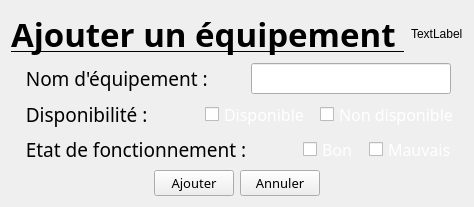
      <widget class="QWidget" name="ajout_equipement">
       <layout class="QHBoxLayout" name="horizontalLayout_48">
        <item>
         <layout class="QGridLayout" name="gridLayout_6">
          <item row="4" column="0">
           <layout class="QHBoxLayout" name="horizontalLayout_43">
            <item>
             <widget class="QLabel" name="label_34">
              <property name="font">
               <font>
                <family>Quicksand SemiBold</family>
                <pointsize>14</pointsize>
               </font>
              </property>
              <property name="text">
               <string>   Etat de fonctionnement : </string>
              </property>
             </widget>
            </item>
            <item alignment="Qt::AlignRight|Qt::AlignVCenter">
             <widget class="QCheckBox" name="checkBox_bon">
              <property name="minimumSize">
               <size>
                <width>0</width>
                <height>25</height>
               </size>
              </property>
              <property name="font">
               <font>
                <family>Quicksand SemiBold</family>
                <pointsize>12</pointsize>
               </font>
              </property>
              <property name="styleSheet">
               <string notr="true">color :rgb(255, 255, 255)</string>
              </property>
              <property name="text">
               <string>Bon</string>
              </property>
             </widget>
            </item>
            <item alignment="Qt::AlignHCenter|Qt::AlignVCenter">
             <widget class="QCheckBox" name="checkBox_mauvais">
              <property name="minimumSize">
               <size>
                <width>0</width>
                <height>25</height>
               </size>
              </property>
              <property name="font">
               <font>
                <family>Quicksand SemiBold</family>
                <pointsize>12</pointsize>
               </font>
              </property>
              <property name="styleSheet">
               <string notr="true">color :rgb(255, 255, 255)</string>
              </property>
              <property name="text">
               <string>Mauvais</string>
              </property>
             </widget>
            </item>
           </layout>
          </item>
          <item row="2" column="0">
           <layout class="QHBoxLayout" name="horizontalLayout_44">
            <item alignment="Qt::AlignVCenter">
             <widget class="QLabel" name="label_35">
              <property name="font">
               <font>
                <family>Quicksand SemiBold</family>
                <pointsize>14</pointsize>
               </font>
              </property>
              <property name="text">
               <string>   Disponibilité :</string>
              </property>
             </widget>
            </item>
            <item alignment="Qt::AlignRight|Qt::AlignVCenter">
             <widget class="QCheckBox" name="checkBox_dispo">
              <property name="minimumSize">
               <size>
                <width>0</width>
                <height>25</height>
               </size>
              </property>
              <property name="font">
               <font>
                <family>Quicksand SemiBold</family>
                <pointsize>12</pointsize>
               </font>
              </property>
              <property name="styleSheet">
               <string notr="true">color :rgb(255, 255, 255)</string>
              </property>
              <property name="text">
               <string>Disponible</string>
              </property>
             </widget>
            </item>
            <item alignment="Qt::AlignHCenter|Qt::AlignVCenter">
             <widget class="QCheckBox" name="checkBox_nondispo">
              <property name="minimumSize">
               <size>
                <width>0</width>
                <height>25</height>
               </size>
              </property>
              <property name="font">
               <font>
                <family>Quicksand SemiBold</family>
                <pointsize>12</pointsize>
               </font>
              </property>
              <property name="styleSheet">
               <string notr="true">
color: rgb(255, 255, 255)
</string>
              </property>
              <property name="text">
               <string>Non disponible</string>
              </property>
             </widget>
            </item>
           </layout>
          </item>
          <item row="5" column="0">
           <layout class="QHBoxLayout" name="horizontalLayout_45">
            <item>
             <spacer name="horizontalSpacer_35">
              <property name="orientation">
               <enum>Qt::Horizontal</enum>
              </property>
              <property name="sizeHint" stdset="0">
               <size>
                <width>40</width>
                <height>20</height>
               </size>
              </property>
             </spacer>
            </item>
            <item>
             <widget class="QPushButton" name="ajout_equi_2">
              <property name="minimumSize">
               <size>
                <width>0</width>
                <height>25</height>
               </size>
              </property>
              <property name="maximumSize">
               <size>
                <width>16777215</width>
                <height>16777215</height>
               </size>
              </property>
              <property name="font">
               <font>
                <family>Quicksand SemiBold</family>
                <pointsize>10</pointsize>
               </font>
              </property>
              <property name="cursor">
               <cursorShape>PointingHandCursor</cursorShape>
              </property>
              <property name="text">
               <string>Ajouter</string>
              </property>
             </widget>
            </item>
            <item>
             <widget class="QPushButton" name="pushButton_annuler">
              <property name="minimumSize">
               <size>
                <width>0</width>
                <height>25</height>
               </size>
              </property>
              <property name="font">
               <font>
                <family>Quicksand SemiBold</family>
                <pointsize>10</pointsize>
               </font>
              </property>
              <property name="cursor">
               <cursorShape>PointingHandCursor</cursorShape>
              </property>
              <property name="text">
               <string>Annuler</string>
              </property>
             </widget>
            </item>
            <item>
             <spacer name="horizontalSpacer_36">
              <property name="orientation">
               <enum>Qt::Horizontal</enum>
              </property>
              <property name="sizeHint" stdset="0">
               <size>
                <width>40</width>
                <height>20</height>
               </size>
              </property>
             </spacer>
            </item>
           </layout>
          </item>
          <item row="1" column="0">
           <layout class="QHBoxLayout" name="horizontalLayout_46">
            <item alignment="Qt::AlignLeft|Qt::AlignVCenter">
             <widget class="QLabel" name="label_36">
              <property name="font">
               <font>
                <family>Quicksand SemiBold</family>
                <pointsize>14</pointsize>
               </font>
              </property>
              <property name="text">
               <string>   Nom d'équipement : </string>
              </property>
             </widget>
            </item>
            <item alignment="Qt::AlignHCenter|Qt::AlignVCenter">
             <widget class="QLineEdit" name="nom_equi">
              <property name="minimumSize">
               <size>
                <width>200</width>
                <height>25</height>
               </size>
              </property>
              <property name="font">
               <font>
                <family>Quicksand SemiBold</family>
                <pointsize>12</pointsize>
               </font>
              </property>
             </widget>
            </item>
           </layout>
          </item>
          <item row="0" column="0">
           <layout class="QHBoxLayout" name="horizontalLayout_47">
            <item alignment="Qt::AlignHCenter">
             <widget class="QLabel" name="label_37">
              <property name="font">
               <font>
                <family>Quicksand SemiBold</family>
                <pointsize>25</pointsize>
                <weight>75</weight>
                <bold>true</bold>
                <underline>true</underline>
               </font>
              </property>
              <property name="styleSheet">
               <string notr="true"/>
              </property>
              <property name="text">
               <string>Ajouter un équipement </string>
              </property>
             </widget>
            </item>
            <item alignment="Qt::AlignHCenter">
             <widget class="QLabel" name="icon_equi">
              <property name="text">
               <string>TextLabel</string>
              </property>
             </widget>
            </item>
           </layout>
          </item>
         </layout>
        </item>
       </layout>
      </widget>
